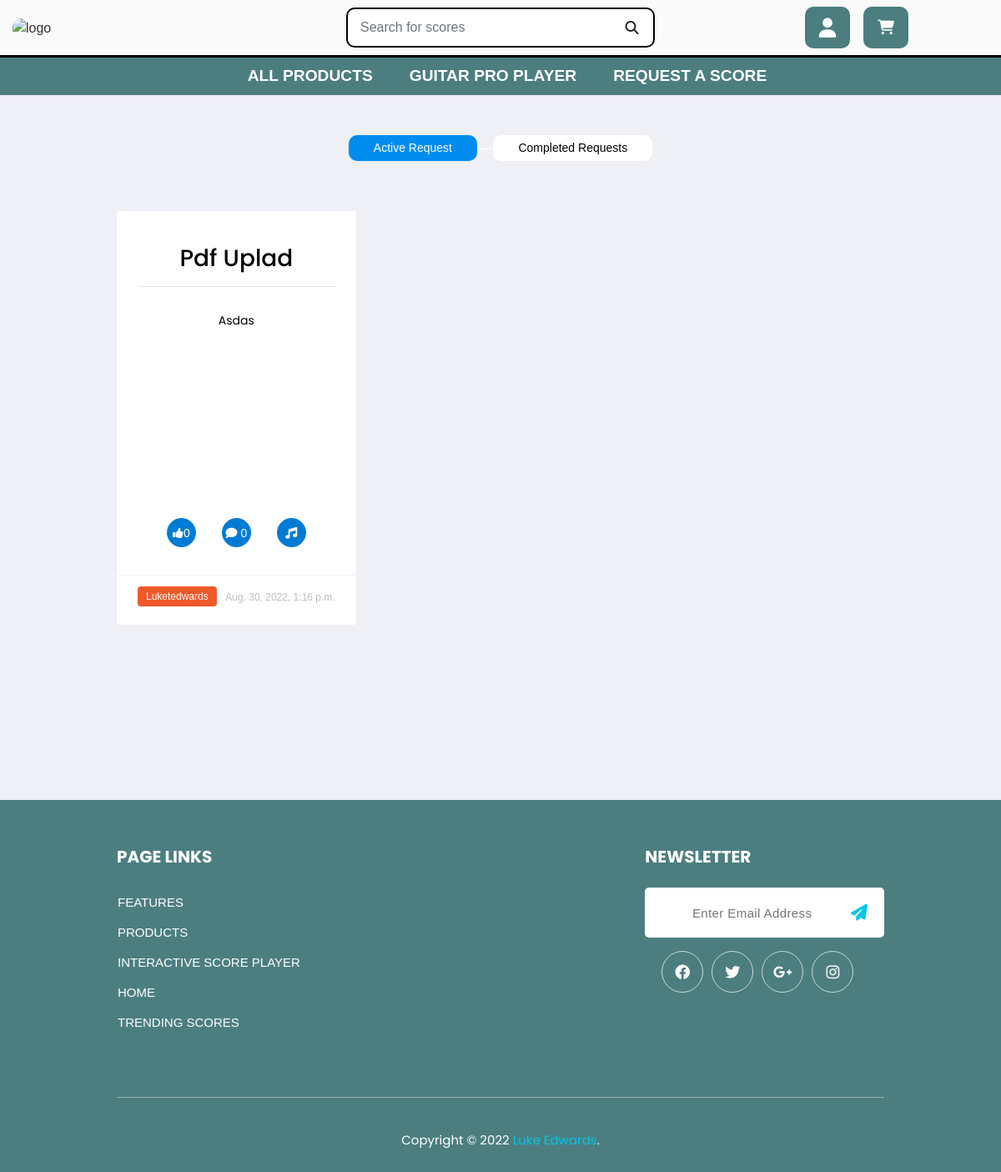
The app's page /requests/, older data.
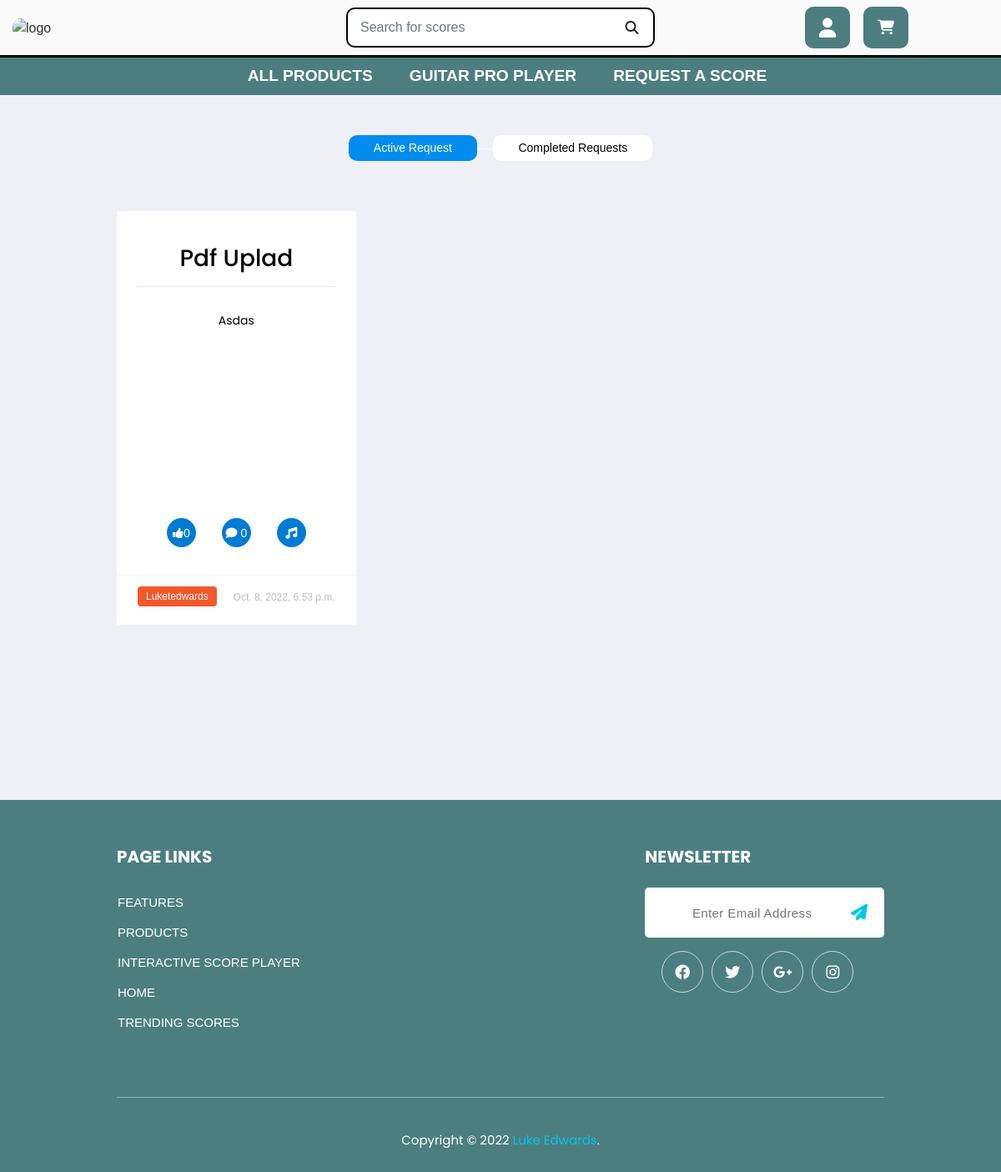
The same page, newer data.
### voting/models.py (models this page shows, shortened)
class ScoreRequest(models.Model):
    title = models.CharField(max_length=150)
    description = models.TextField()
    date = models.DateTimeField(auto_now=True)
    upvotes = models.IntegerField(default=0)
    liked = models.ManyToManyField(
        User,
        related_name='liked',
        blank=True,
        default=None)
    video_link = models.URLField(max_length=1024, null=True, blank=True)
    link = models.URLField(max_length=1024, null=True, blank=True)
    created_by = models.ForeignKey(
        User,
        related_name='requests',
        on_delete=models.CASCADE,
        default=User)
    completed = models.BooleanField(default=False)

### voting/views.py (the view)
# urls.py: path('requests/', include('voting.urls')),
def requests(request):
    form = CommentForm
    form2 = SubmissionForm
    requests = ScoreRequest.objects.distinct().order_by('liked')
    submissions = ScoreSubmissions.objects.all().order_by('-date')
    active_submissions = ScoreRequest.objects.distinct().filter(completed=False).count()
    inactive_submissions = ScoreRequest.objects.distinct().filter(completed=True).count()
    comments = Comments.objects.all()
    list = []
    comment_list = []
    for score in requests:
        relevant_comments = comments.filter(score=score)
        count = relevant_comments.count()
        joined = {
            'score': score.id,
            'commentCount': count,
        }
        comment_list.append(joined)
    for requested in requests:
        if requested.liked.filter(id=request.user.id).exists():
            list.append(requested.pk)
    user = request.user
    context = {
        'requests': requests,
        'user': user,
        'comments': comments,
        'list': list,
        'form': form,
        'comment_list': comment_list,
        'form2': form2,
        'submissions': submissions,
        'active_submissions': active_submissions,
        'inactive_submissions': inactive_submissions,
    }
    return render(request, 'voting/requests2.html', context)

### cart/contexts.py (called while the page is built, shortened)
def cart_contents(request):
    cart_items = []
    total = 0
    product_count = 0
    cart = request.session.get('cart', {})
    total = total
    context = {
        'cart_items': cart_items,
        'total': total,
        'product_count': product_count,
    }
    return context

### voting/templates/voting/requests2.html (shortened to what the changed rows need)
{% extends "base.html" %}
{% load static %}
{% block extra_css %}
<link rel="stylesheet" href="{% static 'css/requests.css' %}">
{% endblock %}
{% block content %}
<link href="https://maxcdn.bootstrapcdn.com/font-awesome/4.7.0/css/font-awesome.min.css" rel="stylesheet">
<div class="tr-job-posted section-padding">
    <div class="container">
        <div class="job-tab text-center">
            <div class="tab-content text-left">
                <div role="tabpanel" class="tab-pane fade active show" id="active-requests">
                    <div class="row">
                        {% if active_submissions > 0 %}
                        {% for requested in requests%}
                        {% if requested.completed == False %}
                        <div style="margin-bottom: 5rem !important;" class="request-card col-md-6 col-lg-4">
                            <div class="job-item">
                                <div class="job-info">
                                    <div class="company-logo text-center">
                                        <h3>{{requested.title|title}}</h3>
                                        <hr>
                                    </div>
                                    <div style=" overflow-y:scroll !important; height:5rem;">
                                        <p class="tr-title text-center">
                                            {{requested.description|title}}
                                        </p>
                                    </div>
                                    <div class="col-12 pt-5  center d-flex">
                                        <ul class="job-social2 tr-list center">
                                            <li class="p-2"><a href="#" class="white-text"><i class="fa fa-thumbs-up"
                                                        aria-hidden="true"></i>{{requested.upvotes}}</a></li>
                                            <li class="p-2"><a href="#" class="white-text"><i
                                                        class="fa-solid fa-comment" aria-hidden="true"></i>
                                                    {% for dict in comment_list %}
                                                    {% if requested.id == dict.score%}
                                                    {{dict.commentCount}}
                                                    {%endif%}
                                                    {%endfor%}
                                                </a></li>
                                            <li class="p-2"><a href="#" class="white-text"><i class="fa-solid fa-music"
                                                        aria-hidden="true"></i>
                                                </a></li>
                                        </ul>
                                    </div>
                                    <div class="time">
                                        <a style="text-decoration:none;" id="vendor-link" style="z-index:9999;"
                                            href="{% url 'storefront' requested.created_by%}" aria-label="view vendor"><span>{{requested.created_by|title}}</span></a>
                                        <span id="card-date" class="pull-right">{{requested.date}}</span>
                                    </div>
                                </div>
                            </div>
                        </div>
                        {% endif %}
                        {% endfor %}
                        {% else %}
                        <div class="col-12 text-center">
                            <h2>No posts to show</h2>
                        </div>
                        {%endif%}
                    </div>
                </div>
            </div>
        </div>
    </div>
</div>
{% endblock %}

Row changes from the older to the newer data that the page shows:
changed ScoreRequest "Pdf Uplad": date "Aug. 30, 2022, 1:16 p.m." → "Oct. 8, 2022, 6:53 p.m."
